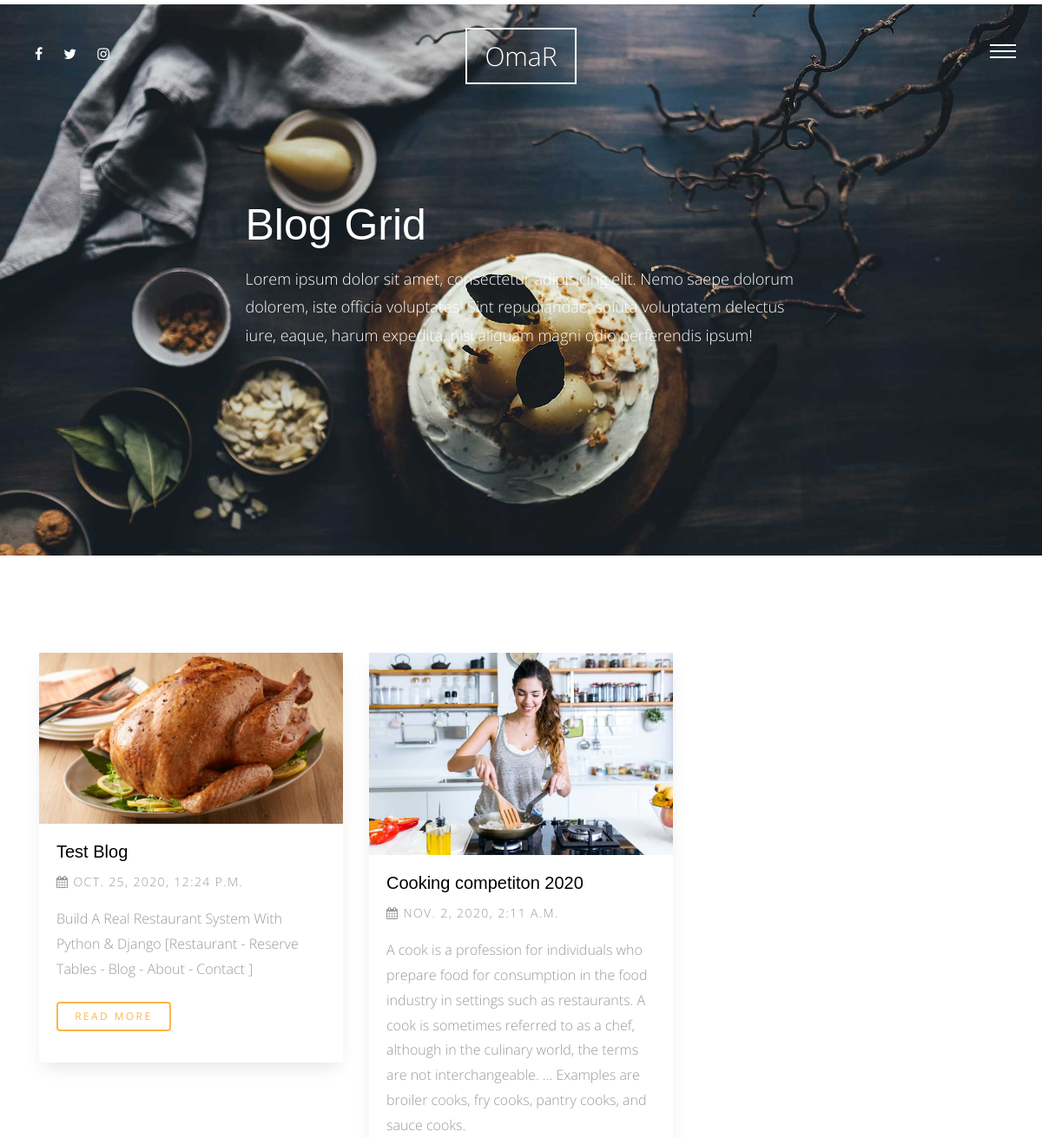
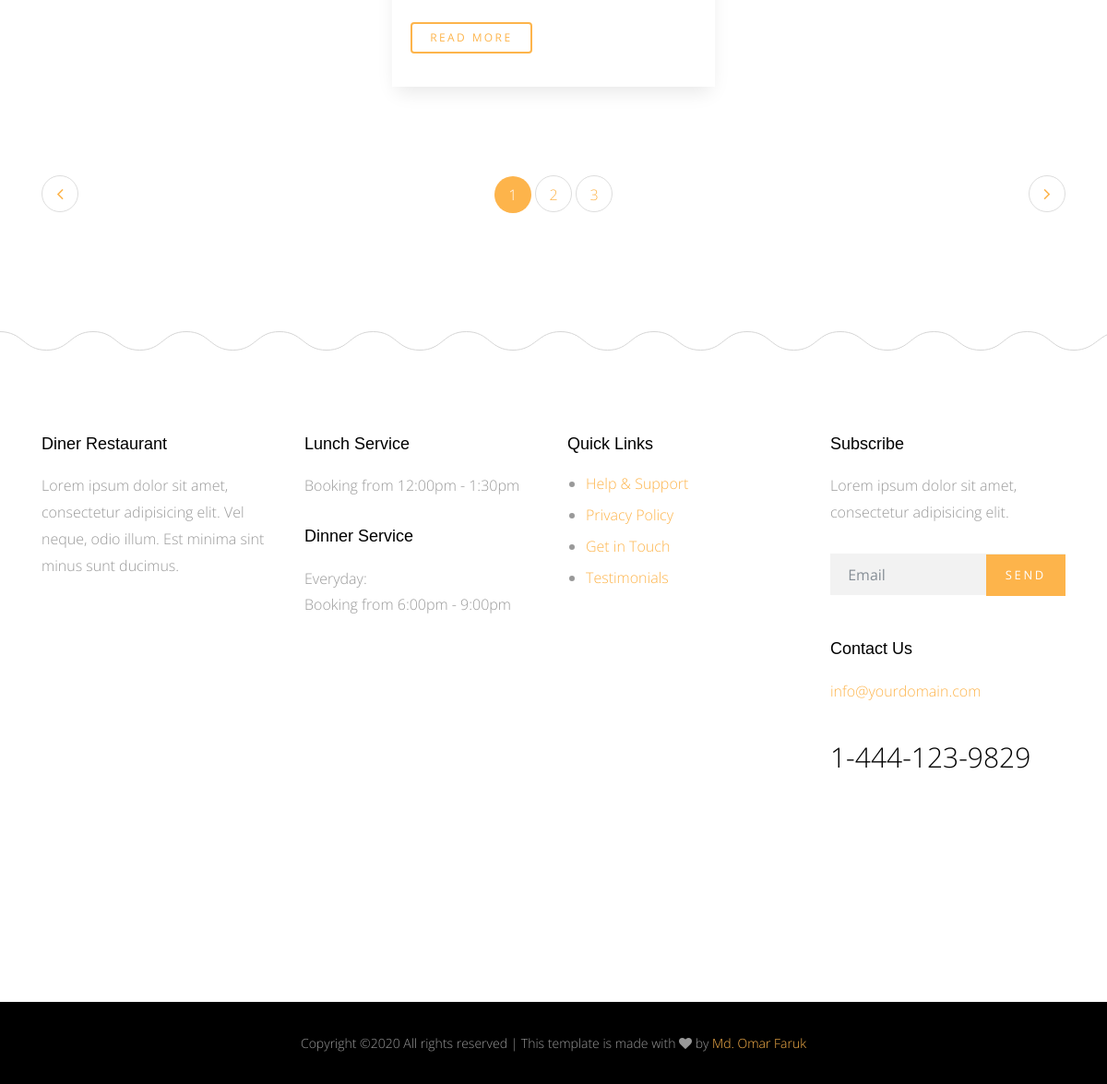
Screenshot of /blog/ with the database file from the repository (2 pictures, top to bottom).
### blog/models.py (models this page shows)
class Post(models.Model):
    title = models.CharField(max_length=155)
    content = models.TextField()
    author = models.ForeignKey(User, on_delete=models.CASCADE)
    image = models.ImageField(upload_to='blog/', blank=True, null=True)
    category = models.ForeignKey('Category', null=True, on_delete=models.SET_NULL)
    created  = models.DateTimeField(default=timezone.now)
    tags = TaggableManager(blank=True)
    class Meta:
        verbose_name = ' post'
        verbose_name_plural = 'posts'
    def __str__(self):
        return self.title

### blog/views.py (the view)
# urls.py: path('', views.post_list, name='post_list'),
def post_list(request):
    post_list = Post.objects.all()
    return render(request, 'post/post_list.html', {'post_list':post_list})

### blog/templates/post/post_list.html
{% extends 'base.html' %}
{% load static %}
{% block content %}
<div class="main-wrap">
    <div class="cover_1 cover_sm">
        <div class="img_bg" style="background-image: url({% static 'img/slider-1.jpg' %})" data-stellar-background-ratio="0.5">
        <div class="container">
            <div class="row align-items-center justify-content-center">
            <div class="col-md-7" data-aos="fade-up">
                <h2 class="heading">Blog Grid</h2>
                <p class="lead">Lorem ipsum dolor sit amet, consectetur adipisicing elit. Nemo saepe dolorum dolorem, iste officia voluptates! Sint repudiandae, soluta voluptatem delectus iure, eaque, harum expedita, nisi aliquam magni odio perferendis ipsum!</p>
            </div>
            </div>
        </div>
        </div>
    </div>
    <div class="section">
        <div class="container">
        <div class="row mb-5">
            {% for post in post_list %}
            <div class="col-md-4">
                <div class="media d-block media-bg-white mb-5" data-aos="fade-up"  data-aos-delay="400">
                    <figure>
                    <a href="{% url 'blog:post_detail' post.id %}"><img src="{{ post.image.url }}" alt="Image placeholder" class="img-fluid"></a>
                    </figure>
                    <div class="media-body">
                    <h3><a href="{% url 'blog:post_detail' post.id %}">{{ post }}</a></h3>
                    <p class="post-meta"><span><span class="fa fa-calendar"></span> {{ post.created }}</span></p>
                    <p class="mb-4">{{ post.content }}</p>
                    <p><a href="{% url 'blog:post_detail' post.id %}" class="btn btn-primary btn-outline-primary btn-sm">Read More</a></p>
                    </div>
                </div>
            </div>
            {% endfor %}
        </div>
        <div class="row">
            <div class="col-md-12">
            <ul class="pagination custom-pagination">
                <li class="page-item prev"><a class="page-link" href="#"><i class="fa fa-angle-left"></i></a></li>
                <li class="page-item active"><a class="page-linkx href="#">1</a></li>
                <li class="page-item"><a class="page-link" href="#">2</a></li>
                <li class="page-item"><a class="page-link" href="#">3</a></li>
                <li class="page-item next"><a class="page-link" href="#"><i class="fa fa-angle-right"></i></a></li>
            </ul>
            </div>
        </div>
        </div>
    </div>
</div>
{% endblock %}

### static/css/style.css (style rules this page uses)
html { overflow-x: hidden; }
body { background: #fff; font-family: "Open Sans", cursive; font-size: 16px; line-height: 1.8; font-weight: 300; color: #999999; }
a { -webkit-transition: .3s all ease; -o-transition: .3s all ease; transition: .3s all ease; text-decoration: none; }
h1, h2, h3, h4, h5 { color: #000; font-family: "Playfair Display", Arial, sans-serif; }
h1 a, h2 a, h3 a, h4 a, h5 a { color: #000; }
.btn, .form-control { outline: none; }
.btn { font-size: 13px; text-transform: uppercase; letter-spacing: .2em; }
.btn.btn-primary { color: #fff; border-width: 2px; }
.btn.btn-sm { font-size: 12px; }
.btn.btn-outline-primary { border-width: 2px; color: #fdb44b; }
.media h3 { font-size: 20px; margin-bottom: 10px; }
.media .post-meta { font-size: 14px; letter-spacing: .1em; text-transform: uppercase; }
.media.media-bg-white { -webkit-box-shadow: 0 10px 20px -5px rgba(0, 0, 0, 0.1); box-shadow: 0 10px 20px -5px rgba(0, 0, 0, 0.1); }
.media.media-bg-white figure { margin-bottom: 0; }
.media.media-bg-white .media-body { padding: 20px; background: #fff; }
.lead { font-size: 16px; }
.section { padding: 7em 0; }
.custom-pagination { width: 100%; text-align: center; display: inline-block; }
.custom-pagination li { display: inline-block; }
.custom-pagination .prev a, .custom-pagination .next a { font-size: 20px !important; line-height: 38px !important; }
.custom-pagination li a, .custom-pagination .prev a, .custom-pagination .next a { width: 40px; height: 40px; line-height: 40px; padding: 0; margin: 0; border-radius: 50% !important; font-size: 16px; }
.custom-pagination li.active a, .custom-pagination .prev.active a, .custom-pagination .next.active a { display: block; width: 40px; height: 40px; line-height: 40px; padding: 0; margin: 0; border-radius: 50% !important; font-size: 16px; background: #fdb44b; color: #fff; }
.custom-pagination .prev { float: left; }
.custom-pagination .next { float: right; }
.cover_1 { position: relative; }
.cover_1 .lead { color: #fff; font-size: 18px; }
.cover_1 .img_bg { background-repeat: no-repeat; background-size: cover !important; background-position: center center; }
.cover_1 .img_bg, .cover_1 .img_bg > .container > .row { min-height: 700px; height: 100vh; }
.cover_1.cover_sm .img_bg, .cover_1.cover_sm .img_bg > .container > .row { min-height: 600px; height: 80vh; }
.cover_1 .heading { color: white; font-weight: 300; font-size: 30px; line-height: 1.5; }
@media (min-width: 768px) { .cover_1 .heading { font-size: 50px; line-height: 1.5; } }

### rows the page displays
Post: image (picture), title "Test Blog", created "OCT. 25, 2020, 12:24 P.M.", content "Build A Real Restaurant System With Python & Django [Restaurant - Reserve Tables - Blog - About - Contact ]"
Post: image (picture), title "Cooking competiton 2020", created "NOV. 2, 2020, 2:11 A.M.", content "A cook is a profession for individuals who prepare food for consumption in the food industry in settings such as restaurants. A cook is sometimes referred to as a chef, although in the culinary world, the terms are not interchangeable. ... Examples are broiler cooks, fry cooks, pantry cooks, and sauce cooks."
